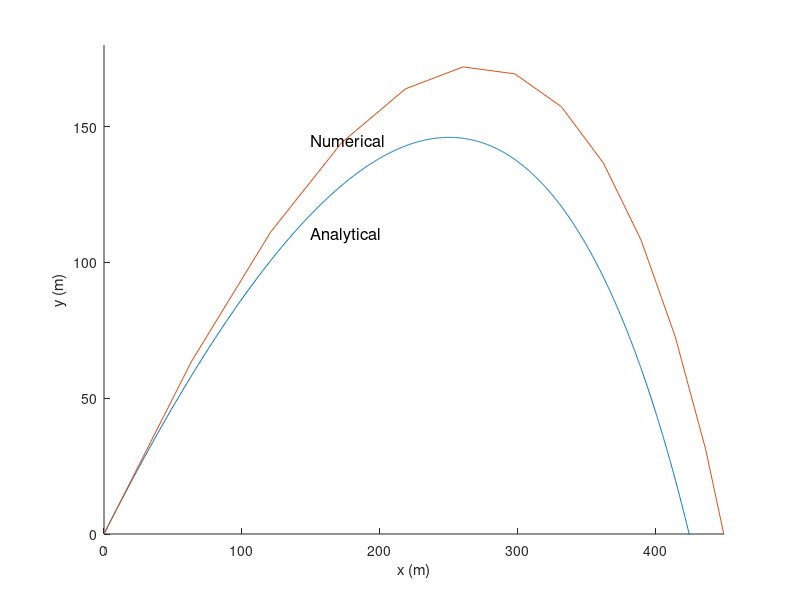

MATLAB code to generate this figure:
clear all;
clc;
a=pi/4;
k=0.1;
dt=1;
g=9.8;
vx(1)=90*cos(a);
vy(1)=90*sin(a);
x1(1)=0;
y1(1)=0;
x2(1)=0;
y2(1)=0;
hold on;
axis([0,450,0,180]);
for i=1:1:11000
    x2(i+1)=-1/k*vx(1)*exp(-k*0.01*i)+vx(1)/k;
    y2(i+1)=-1/k*(1/k*g*(exp(-k*0.01*i)-1)+vy(1)*(exp(-k*0.01*i)-1)+g*(0.01*i));
end
plot(x2,y2);
for i=1:1:110
    vx(i+1)=vx(i)-k*vx(i)*dt;
    vy(i+1)=vy(i)-(g+k*vy(i))*dt;
    x1(i+1)=x1(i)+vx(i)*dt;
    y1(i+1)=y1(i)+vy(i)*dt;
end
plot(x1,y1);
txt1 = text(150,145,'Numerical','fontsize',12);
txt2 = text(150,110,'Analytical','fontsize',12);
xlabel('x (m)');
ylabel('y (m)');
